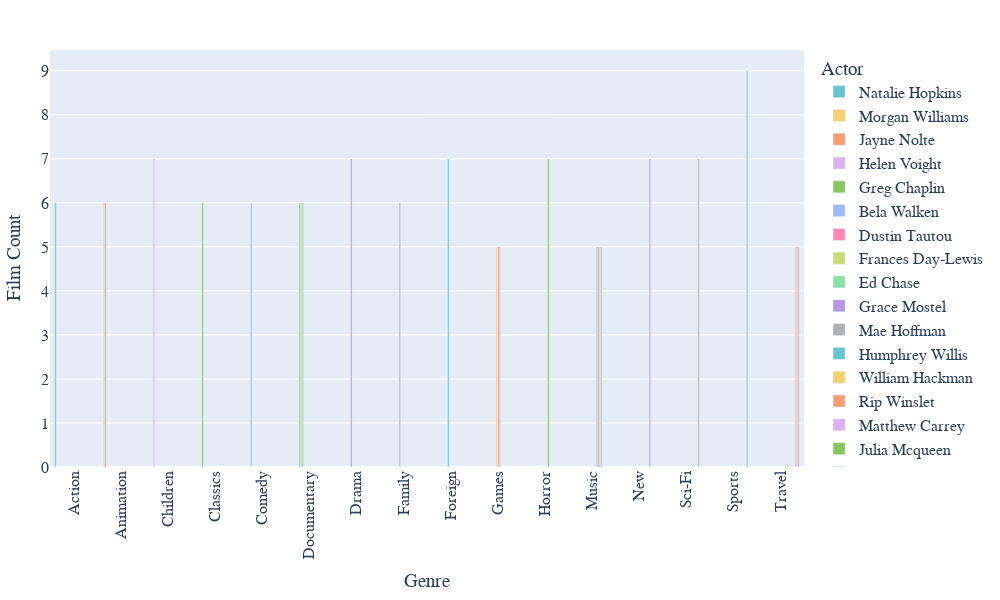

The cell this chart's notebook holds for it:
### Code cell
# Group actors by film count per category
grouped_actors = query1_result.groupby(['genre', 'film_count']).agg({'actor': lambda x: ','.join(x)}).reset_index()

# Assign group numbers to each group of actors based on film count
grouped_actors['group_num'] = grouped_actors.groupby('genre')['film_count'].rank(method='dense').astype(int)

# Map group numbers to colors
color_map = {1: 'blue', 2: 'red', 3: 'green'}

# Create a new column that contains the color for each group of actors
grouped_actors['color'] = grouped_actors['group_num'].map(color_map)

# Plot the grouped data using a bar plot with hue based on group color
fig = px.bar(query1_result, x="genre", y="film_count", color="actor", barmode="group",
             color_discrete_sequence=px.colors.qualitative.Pastel)
fig.update_layout(width=1000, height=600, showlegend=True, legend=dict(title="Actor"),
                  margin=dict(l=50, r=50, t=50, b=50), font=dict(family="Helvetica", size=16),
                  xaxis=dict(title="Genre", tickangle=90), yaxis=dict(title="Film Count"))


# Rotate x-axis labels to be vertical
fig.update_layout(xaxis_tickangle=-90)

# Show the plot
fig.show()

### Figure 1 — Plotly figure (JSON) as saved in the notebook; plotly's stock layout.template omitted (floating-point values rounded to 4 significant figures)
{"data": [{"alignmentgroup": "True", "hovertemplate": "actor=Natalie Hopkins<br>genre=%{x}<br>film_count=%{y}<extra></extra>", "legendgroup": "Natalie Hopkins", "marker": {"color": "rgb(102, 197, 204)", "pattern": {"shape": ""}}, "name": "Natalie Hopkins", "offsetgroup": "Natalie Hopkins", "orientation": "v", "showlegend": true, "textposition": "auto", "type": "bar", "x": ["Action"], "xaxis": "x", "y": [6], "yaxis": "y"}, {"alignmentgroup": "True", "hovertemplate": "actor=Morgan Williams<br>genre=%{x}<br>film_count=%{y}<extra></extra>", "legendgroup": "Morgan Williams", "marker": {"color": "rgb(246, 207, 113)", "pattern": {"shape": ""}}, "name": "Morgan Williams", "offsetgroup": "Morgan Williams", "orientation": "v", "showlegend": true, "textposition": "auto", "type": "bar", "x": ["Animation"], "xaxis": "x", "y": [6], "yaxis": "y"}, {"alignmentgroup": "True", "hovertemplate": "actor=Jayne Nolte<br>genre=%{x}<br>film_count=%{y}<extra></extra>", "legendgroup": "Jayne Nolte", "marker": {"color": "rgb(248, 156, 116)", "pattern": {"shape": ""}}, "name": "Jayne Nolte", "offsetgroup": "Jayne Nolte", "orientation": "v", "showlegend": true, "textposition": "auto", "type": "bar", "x": ["Animation"], "xaxis": "x", "y": [6], "yaxis": "y"}, {"alignmentgroup": "True", "hovertemplate": "actor=Helen Voight<br>genre=%{x}<br>film_count=%{y}<extra></extra>", "legendgroup": "Helen Voight", "marker": {"color": "rgb(220, 176, 242)", "pattern": {"shape": ""}}, "name": "Helen Voight", "offsetgroup": "Helen Voight", "orientation": "v", "showlegend": true, "textposition": "auto", "type": "bar", "x": ["Children"], "xaxis": "x", "y": [7], "yaxis": "y"}, {"alignmentgroup": "True", "hovertemplate": "actor=Greg Chaplin<br>genre=%{x}<br>film_count=%{y}<extra></extra>", "legendgroup": "Greg Chaplin", "marker": {"color": "rgb(135, 197, 95)", "pattern": {"shape": ""}}, "name": "Greg Chaplin", "offsetgroup": "Greg Chaplin", "orientation": "v", "showlegend": true, "textposition": "auto", "type": "bar", "x": ["Classics"], "xaxis": "x", "y": [6], "yaxis": "y"}, {"alignmentgroup": "True", "hovertemplate": "actor=Bela Walken<br>genre=%{x}<br>film_count=%{y}<extra></extra>", "legendgroup": "Bela Walken", "marker": {"color": "rgb(158, 185, 243)", "pattern": {"shape": ""}}, "name": "Bela Walken", "offsetgroup": "Bela Walken", "orientation": "v", "showlegend": true, "textposition": "auto", "type": "bar", "x": ["Comedy"], "xaxis": "x", "y": [6], "yaxis": "y"}, {"alignmentgroup": "True", "hovertemplate": "actor=Dustin Tautou<br>genre=%{x}<br>film_count=%{y}<extra></extra>", "legendgroup": "Dustin Tautou", "marker": {"color": "rgb(254, 136, 177)", "pattern": {"shape": ""}}, "name": "Dustin Tautou", "offsetgroup": "Dustin Tautou", "orientation": "v", "showlegend": true, "textposition": "auto", "type": "bar", "x": ["Documentary"], "xaxis": "x", "y": [6], "yaxis": "y"}, {"alignmentgroup": "True", "hovertemplate": "actor=Frances Day-Lewis<br>genre=%{x}<br>film_count=%{y}<extra></extra>", "legendgroup": "Frances Day-Lewis", "marker": {"color": "rgb(201, 219, 116)", "pattern": {"shape": ""}}, "name": "Frances Day-Lewis", "offsetgroup": "Frances Day-Lewis", "orientation": "v", "showlegend": true, "textposition": "auto", "type": "bar", "x": ["Documentary"], "xaxis": "x", "y": [6], "yaxis": "y"}, {"alignmentgroup": "True", "hovertemplate": "actor=Ed Chase<br>genre=%{x}<br>film_count=%{y}<extra></extra>", "legendgroup": "Ed Chase", "marker": {"color": "rgb(139, 224, 164)", "pattern": {"shape": ""}}, "name": "Ed Chase", "offsetgroup": "Ed Chase", "orientation": "v", "showlegend": true, "textposition": "auto", "type": "bar", "x": ["Documentary"], "xaxis": "x", "y": [6], "yaxis": "y"}, {"alignmentgroup": "True", "hovertemplate": "actor=Grace Mostel<br>genre=%{x}<br>film_count=%{y}<extra></extra>", "legendgroup": "Grace Mostel", "marker": {"color": "rgb(180, 151, 231)", "pattern": {"shape": ""}}, "name": "Grace Mostel", "offsetgroup": "Grace Mostel", "orientation": "v", "showlegend": true, "textposition": "auto", "type": "bar", "x": ["Drama"], "xaxis": "x", "y": [7], "yaxis": "y"}, {"alignmentgroup": "True", "hovertemplate": "actor=Mae Hoffman<br>genre=%{x}<br>film_count=%{y}<extra></extra>", "legendgroup": "Mae Hoffman", "marker": {"color": "rgb(179, 179, 179)", "pattern": {"shape": ""}}, "name": "Mae Hoffman", "offsetgroup": "Mae Hoffman", "orientation": "v", "showlegend": true, "textposition": "auto", "type": "bar", "x": ["Family"], "xaxis": "x", "y": [6], "yaxis": "y"}, {"alignmentgroup": "True", "hovertemplate": "actor=Humphrey Willis<br>genre=%{x}<br>film_count=%{y}<extra></extra>", "legendgroup": "Humphrey Willis", "marker": {"color": "rgb(102, 197, 204)", "pattern": {"shape": ""}}, "name": "Humphrey Willis", "offsetgroup": "Humphrey Willis", "orientation": "v", "showlegend": true, "textposition": "auto", "type": "bar", "x": ["Foreign"], "xaxis": "x", "y": [7], "yaxis": "y"}, {"alignmentgroup": "True", "hovertemplate": "actor=William Hackman<br>genre=%{x}<br>film_count=%{y}<extra></extra>", "legendgroup": "William Hackman", "marker": {"color": "rgb(246, 207, 113)", "pattern": {"shape": ""}}, "name": "William Hackman", "offsetgroup": "William Hackman", "orientation": "v", "showlegend": true, "textposition": "auto", "type": "bar", "x": ["Games"], "xaxis": "x", "y": [5], "yaxis": "y"}, {"alignmentgroup": "True", "hovertemplate": "actor=Rip Winslet<br>genre=%{x}<br>film_count=%{y}<extra></extra>", "legendgroup": "Rip Winslet", "marker": {"color": "rgb(248, 156, 116)", "pattern": {"shape": ""}}, "name": "Rip Winslet", "offsetgroup": "Rip Winslet", "orientation": "v", "showlegend": true, "textposition": "auto", "type": "bar", "x": ["Games"], "xaxis": "x", "y": [5], "yaxis": "y"}, {"alignmentgroup": "True", "hovertemplate": "actor=Matthew Carrey<br>genre=%{x}<br>film_count=%{y}<extra></extra>", "legendgroup": "Matthew Carrey", "marker": {"color": "rgb(220, 176, 242)", "pattern": {"shape": ""}}, "name": "Matthew Carrey", "offsetgroup": "Matthew Carrey", "orientation": "v", "showlegend": true, "textposition": "auto", "type": "bar", "x": ["Games"], "xaxis": "x", "y": [5], "yaxis": "y"}, {"alignmentgroup": "True", "hovertemplate": "actor=Julia Mcqueen<br>genre=%{x}<br>film_count=%{y}<extra></extra>", "legendgroup": "Julia Mcqueen", "marker": {"color": "rgb(135, 197, 95)", "pattern": {"shape": ""}}, "name": "Julia Mcqueen", "offsetgroup": "Julia Mcqueen", "orientation": "v", "showlegend": true, "textposition": "auto", "type": "bar", "x": ["Horror"], "xaxis": "x", "y": [7], "yaxis": "y"}, {"alignmentgroup": "True", "hovertemplate": "actor=Ewan Gooding<br>genre=%{x}<br>film_count=%{y}<extra></extra>", "legendgroup": "Ewan Gooding", "marker": {"color": "rgb(158, 185, 243)", "pattern": {"shape": ""}}, "name": "Ewan Gooding", "offsetgroup": "Ewan Gooding", "orientation": "v", "showlegend": true, "textposition": "auto", "type": "bar", "x": ["Music"], "xaxis": "x", "y": [5], "yaxis": "y"}, {"alignmentgroup": "True", "hovertemplate": "actor=Audrey Bailey<br>genre=%{x}<br>film_count=%{y}<extra></extra>", "legendgroup": "Audrey Bailey", "marker": {"color": "rgb(254, 136, 177)", "pattern": {"shape": ""}}, "name": "Audrey Bailey", "offsetgroup": "Audrey Bailey", "orientation": "v", "showlegend": true, "textposition": "auto", "type": "bar", "x": ["Music"], "xaxis": "x", "y": [5], "yaxis": "y"}, {"alignmentgroup": "True", "hovertemplate": "actor=Salma Nolte<br>genre=%{x}<br>film_count=%{y}<extra></extra>", "legendgroup": "Salma Nolte", "marker": {"color": "rgb(201, 219, 116)", "pattern": {"shape": ""}}, "name": "Salma Nolte", "offsetgroup": "Salma Nolte", "orientation": "v", "showlegend": true, "textposition": "auto", "type": "bar", "x": ["Music"], "xaxis": "x", "y": [5], "yaxis": "y"}, {"alignmentgroup": "True", "hovertemplate": "actor=Warren Nolte<br>genre=%{x}<br>film_count=%{y}<extra></extra>", "legendgroup": "Warren Nolte", "marker": {"color": "rgb(139, 224, 164)", "pattern": {"shape": ""}}, "name": "Warren Nolte", "offsetgroup": "Warren Nolte", "orientation": "v", "showlegend": true, "textposition": "auto", "type": "bar", "x": ["Music"], "xaxis": "x", "y": [5], "yaxis": "y"}, {"alignmentgroup": "True", "hovertemplate": "actor=Sidney Crowe<br>genre=%{x}<br>film_count=%{y}<extra></extra>", "legendgroup": "Sidney Crowe", "marker": {"color": "rgb(180, 151, 231)", "pattern": {"shape": ""}}, "name": "Sidney Crowe", "offsetgroup": "Sidney Crowe", "orientation": "v", "showlegend": true, "textposition": "auto", "type": "bar", "x": ["New"], "xaxis": "x", "y": [7], "yaxis": "y"}, {"alignmentgroup": "True", "hovertemplate": "actor=Gina Degeneres<br>genre=%{x}<br>film_count=%{y}<extra></extra>", "legendgroup": "Gina Degeneres", "marker": {"color": "rgb(179, 179, 179)", "pattern": {"shape": ""}}, "name": "Gina Degeneres", "offsetgroup": "Gina Degeneres", "orientation": "v", "showlegend": true, "textposition": "auto", "type": "bar", "x": ["Sci-Fi"], "xaxis": "x", "y": [7], "yaxis": "y"}, {"alignmentgroup": "True", "hovertemplate": "actor=Ben Willis<br>genre=%{x}<br>film_count=%{y}<extra></extra>", "legendgroup": "Ben Willis", "marker": {"color": "rgb(102, 197, 204)", "pattern": {"shape": ""}}, "name": "Ben Willis", "offsetgroup": "Ben Willis", "orientation": "v", "showlegend": true, "textposition": "auto", "type": "bar", "x": ["Sports"], "xaxis": "x", "y": [9], "yaxis": "y"}, {"alignmentgroup": "True", "hovertemplate": "actor=Morgan Hopkins<br>genre=%{x}<br>film_count=%{y}<extra></extra>", "legendgroup": "Morgan Hopkins", "marker": {"color": "rgb(246, 207, 113)", "pattern": {"shape": ""}}, "name": "Morgan Hopkins", "offsetgroup": "Morgan Hopkins", "orientation": "v", "showlegend": true, "textposition": "auto", "type": "bar", "x": ["Travel"], "xaxis": "x", "y": [5], "yaxis": "y"}, {"alignmentgroup": "True", "hovertemplate": "actor=Nick Stallone<br>genre=%{x}<br>film_count=%{y}<extra></extra>", "legendgroup": "Nick Stallone", "marker": {"color": "rgb(248, 156, 116)", "pattern": {"shape": ""}}, "name": "Nick Stallone", "offsetgroup": "Nick Stallone", "orientation": "v", "showlegend": true, "textposition": "auto", "type": "bar", "x": ["Travel"], "xaxis": "x", "y": [5], "yaxis": "y"}, {"alignmentgroup": "True", "hovertemplate": "actor=Olympia Pfeiffer<br>genre=%{x}<br>film_count=%{y}<extra></extra>", "legendgroup": "Olympia Pfeiffer", "marker": {"color": "rgb(220, 176, 242)", "pattern": {"shape": ""}}, "name": "Olympia Pfeiffer", "offsetgroup": "Olympia Pfeiffer", "orientation": "v", "showlegend": true, "textposition": "auto", "type": "bar", "x": ["Travel"], "xaxis": "x", "y": [5], "yaxis": "y"}], "layout": {"barmode": "group", "font": {"family": "Helvetica", "size": 16}, "height": 600, "legend": {"title": {"text": "Actor"}, "tracegroupgap": 0}, "margin": {"b": 50, "l": 50, "r": 50, "t": 50}, "showlegend": true, "width": 1000, "xaxis": {"anchor": "y", "domain": [0, 1], "tickangle": -90, "title": {"text": "Genre"}}, "yaxis": {"anchor": "x", "domain": [0, 1], "title": {"text": "Film Count"}}}}
